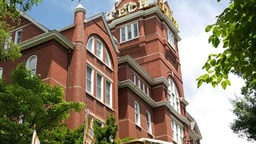
#> input picture Tech-tower-wreck.jpg, 256 x 144 px, shrunk from 1800 x 1013 before the run
$ python ImageToShape.py
#> lines starting #> are read from the running program, lines starting #| are printed output that depends on the picture
import numpy as np
import random
from PIL import Image, ImageDraw
from skimage.metrics import structural_similarity as ssim

def add_shape(img, target_img=None, shape_type=None, position=None, size=None, color=None, scale_factor=1.0):
    """
    Overlays a random shape onto the given image.
    If target_img is provided, the shape color is the average color under the shape area.

    Args:
        img (PIL.Image): Image to draw on.
        target_img (PIL.Image): Reference image for color sampling.
        shape_type (str): 'circle', 'rectangle', or 'triangle'. If None, chosen randomly.
        position (tuple): (x, y) center of shape.
        size (int or tuple): size of the shape (radius or width/height).
        color (tuple): manual RGBA color, overrides sampling.
    """
    new_image = img.copy()
    draw = ImageDraw.Draw(new_image, "RGBA")

    # Pick random shape if not specified
    if shape_type is None:
        shape_type = np.random.choice(["circle", "rectangle", "triangle"])

    w, h = img.size
    x, y = position if position else (np.random.randint(0, w), np.random.randint(0, h))

    # Normalize size
    # --- Improved size randomization ---
    if size is None:
        # Make shape sizes scale with image dimensions for variety
        max_dim = min(w, h)
        base_scale = np.random.uniform(0.1, 1) * scale_factor # 10% to 100% of image dimension
        size_x = int(max_dim * base_scale)
        size_y = int(max_dim * np.random.uniform(0.1, 1) * scale_factor)
    elif isinstance(size, (int, float)):
        size_x = size_y = int(size)
    else:
        size_x, size_y = map(int, size)


    # Compute bounding box
    left, top = max(0, x - size_x), max(0, y - size_y)
    right, bottom = min(w, x + size_x), min(h, y + size_y)

    # Color sampling from target image
    if color is None and target_img is not None:
        region = target_img.crop((left, top, right, bottom)).convert("RGBA")
        region_np = np.array(region, dtype=np.float32)
        mask = np.zeros((bottom - top, right - left), dtype=bool)

        yy, xx = np.mgrid[top:bottom, left:right]
        cx, cy = x - left, y - top

        if shape_type == "circle":
            r = min(size_x, size_y)
            mask = (xx - left - cx) ** 2 + (yy - top - cy) ** 2 <= r ** 2

        elif shape_type == "rectangle":
            mask[:, :] = True

        elif shape_type == "triangle":
            # Define an upright triangle centered at (cx, cy)
            tri_height = size_y * 2
            tri_points = np.array([
                [cx, cy - tri_height / 2],
                [cx - size_x, cy + tri_height / 2],
                [cx + size_x, cy + tri_height / 2]
            ])
            # Use a polygon mask
            from matplotlib.path import Path
            grid_points = np.stack([xx - left, yy - top], axis=-1).reshape(-1, 2)
            mask_flat = Path(tri_points).contains_points(grid_points)
            mask = mask_flat.reshape(mask.shape)

        else:
            raise ValueError(f"Unsupported shape_type: {shape_type}")

        # Average color under mask
        if np.any(mask):
            masked_pixels = region_np[mask]
            avg_color = np.mean(masked_pixels, axis=0)
            color = tuple(avg_color.astype(np.uint8))
        else:
            color = (255, 255, 255, 255)

    elif color is None:
        # fallback random color
        color = (
            np.random.randint(0, 255),
            np.random.randint(0, 255),
            np.random.randint(0, 255),
            255
        )

    # Draw the shape
    if shape_type == "circle":
        draw.ellipse((left, top, right, bottom), fill=tuple(color))
    elif shape_type == "rectangle":
        draw.rectangle((left, top, right, bottom), fill=tuple(color))
    elif shape_type == "triangle":
        tri_points = [
            (x, y - size_y),
            (x - size_x, y + size_y),
            (x + size_x, y + size_y)
        ]
        draw.polygon(tri_points, fill=tuple(color))

    return new_image


def calculate_difference(image1, image2, diff_type="ssim"):
    """
    Computes a difference metric between two images.
    diff

    Args:
        image1, image2 (PIL.Image): Images to compare.
        diff_type (str): Metric to use ("ssim", "mse", "mae").

    Returns:
        float: A score representing difference (lower = more similar).
    """
    # Convert to numpy arrays
    arr1 = np.array(image1).astype(np.float32)
    arr2 = np.array(image2).astype(np.float32)

    # Ensure same size
    if arr1.shape != arr2.shape:
        raise ValueError("Images must be the same size for comparison.")

    # Compute difference
    diff = 0.0
    if diff_type == "ssim":
        score, _ = ssim(arr1, arr2, channel_axis=-1, full=True, data_range=arr2.max() - arr2.min())
        diff = 1 - score  # Higher SSIM means more similar, so invert it
    elif diff_type == "mse":
        diff = np.mean((arr1 - arr2) ** 2)
    elif diff_type == "mae":
        diff = np.mean(np.abs(arr1 - arr2))
    else:
        raise ValueError(f"Unknown diff_type: {diff_type}")

    return diff


def iterate(target_img, base_img=None, n=1, m=100, shape_type=None, diff_type="mse", scale_factor=1.0):
    """
    Iteratively improves base_img by adding shapes.

    Args:
        base_img (PIL.Image): Starting img.
        target_img (PIL.Image): Goal img to approximate.
        n (int): Number of iterations.
        m (int): Number of candidate shapes per iteration.
        shape_type (str): Type of shape to add.
        diff_type (str): Metric for image difference ("ssim", "mse", "mae").

    Returns:
        PIL.Image: The improved img.
    """
#> called with n = 100, m = 100, diff_type = 'mse', scale_factor = 1
    # Initialize base image if not provided
    if base_img is None:
        # initialize as RGBA or RGB white background
        if target_img.mode == "RGBA":
            base_img = Image.new("RGBA", target_img.size, (255, 255, 255, 255))  # white background
#> base_img: PIL image 256x144 RGBA; every value is 255
        else:
            base_img = Image.new("RGB", target_img.size, (255, 255, 255))
    current_image = base_img.copy()

    for i in range(n):
        best_candidate = None
        best_score = calculate_difference(current_image, target_img, diff_type=diff_type)

        for j in range(m):

            candidate = add_shape(current_image, target_img, shape_type=shape_type, scale_factor=scale_factor)
            score = calculate_difference(candidate, target_img, diff_type=diff_type)

            if score < best_score:
                best_score = score
                best_candidate = candidate

        # Update with best candidate of this round
        if best_candidate:
            current_image = best_candidate
        else:
            print("No improvement found in this iteration.")
        print(f"Iteration {i+1}/{n}, Best Score: {best_score:.4f}")
#> this loop made 100 passes
#| Iteration 1/100, Best Score: 5815.8818
#| Iteration 2/100, Best Score: 3793.8147
#| Iteration 3/100, Best Score: 3426.1904
#| Iteration 4/100, Best Score: 3145.9492
#| Iteration 5/100, Best Score: 2947.0574
#| Iteration 6/100, Best Score: 2624.2136
#| Iteration 7/100, Best Score: 2584.8577
#| Iteration 8/100, Best Score: 2474.8042
#> (further printed lines are left out)
#> pass 1, in add_shape, `region = target_img.crop((left, top, right, bottom)).convert("RGBA")`:
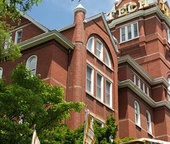
#> region: PIL image 170x144 RGBA; mean R, G, B, A 115, 99.4, 78.3, 255
#> after the loop:
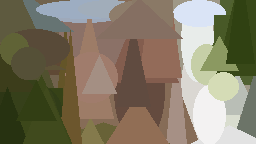
#> best_candidate: PIL image 256x144 RGBA; mean R, G, B, A 130.3, 122.1, 101.2, 255
#> after the loop:
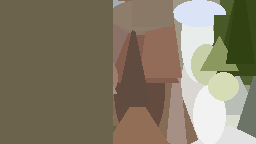
#> candidate: PIL image 256x144 RGBA; mean R, G, B, A 131.5, 122.7, 102.1, 255


    return current_image


if __name__ == "__main__":
    # Example usage: replace target.png with your target image path
    target = Image.open("Tech-tower-wreck.jpg").convert("RGBA")

    result = iterate(target, n=100, m=100)
    # result = iterate(target, base_img=result, n=500, m=50, scale_factor=0.5)
    result.show()
